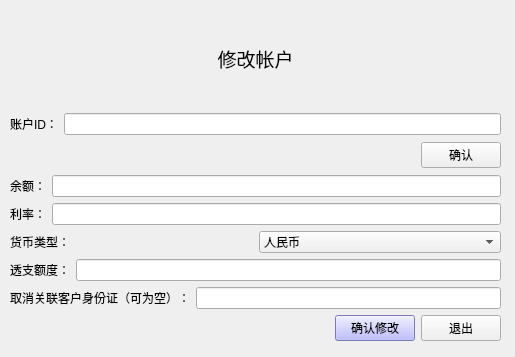
<?xml version="1.0" encoding="UTF-8"?>
<ui version="4.0">
 <class>Form</class>
 <widget class="QWidget" name="Form">
  <property name="geometry">
   <rect>
    <x>0</x>
    <y>0</y>
    <width>515</width>
    <height>357</height>
   </rect>
  </property>
  <property name="windowTitle">
   <string>Form</string>
  </property>
  <widget class="QWidget" name="layoutWidget">
   <property name="geometry">
    <rect>
     <x>10</x>
     <y>10</y>
     <width>491</width>
     <height>331</height>
    </rect>
   </property>
   <layout class="QGridLayout" name="gridLayout">
    <item row="0" column="0" colspan="3">
     <widget class="QLabel" name="label">
      <property name="text">
       <string>&lt;html&gt;&lt;head/&gt;&lt;body&gt;&lt;p align=&quot;center&quot;&gt;&lt;span style=&quot; font-size:14pt;&quot;&gt;修改帐户&lt;/span&gt;&lt;/p&gt;&lt;/body&gt;&lt;/html&gt;</string>
      </property>
     </widget>
    </item>
    <item row="1" column="0" colspan="3">
     <layout class="QHBoxLayout" name="horizontalLayout">
      <item>
       <widget class="QLabel" name="label_2">
        <property name="text">
         <string>账户ID：</string>
        </property>
       </widget>
      </item>
      <item>
       <widget class="QLineEdit" name="lineEdit"/>
      </item>
     </layout>
    </item>
    <item row="2" column="0" colspan="2">
     <spacer name="horizontalSpacer">
      <property name="orientation">
       <enum>Qt::Horizontal</enum>
      </property>
      <property name="sizeHint" stdset="0">
       <size>
        <width>408</width>
        <height>28</height>
       </size>
      </property>
     </spacer>
    </item>
    <item row="2" column="2">
     <widget class="QPushButton" name="pushButton">
      <property name="text">
       <string>确认</string>
      </property>
     </widget>
    </item>
    <item row="3" column="0" colspan="3">
     <layout class="QVBoxLayout" name="verticalLayout">
      <item>
       <layout class="QHBoxLayout" name="horizontalLayout_2">
        <item>
         <widget class="QLabel" name="label_3">
          <property name="text">
           <string>余额：</string>
          </property>
         </widget>
        </item>
        <item>
         <widget class="QLineEdit" name="lineEdit_2"/>
        </item>
       </layout>
      </item>
      <item>
       <layout class="QHBoxLayout" name="horizontalLayout_3">
        <item>
         <widget class="QLabel" name="label_4">
          <property name="text">
           <string>利率：</string>
          </property>
         </widget>
        </item>
        <item>
         <widget class="QLineEdit" name="lineEdit_3"/>
        </item>
       </layout>
      </item>
      <item>
       <layout class="QHBoxLayout" name="horizontalLayout_8">
        <item>
         <widget class="QLabel" name="label_16">
          <property name="text">
           <string>&lt;html&gt;&lt;head/&gt;&lt;body&gt;&lt;p&gt;&lt;span style=&quot; color:#000000;&quot;&gt;货币类型：&lt;/span&gt;&lt;/p&gt;&lt;/body&gt;&lt;/html&gt;</string>
          </property>
         </widget>
        </item>
        <item>
         <widget class="QComboBox" name="comboBox_3">
          <item>
           <property name="text">
            <string>人民币</string>
           </property>
          </item>
          <item>
           <property name="text">
            <string>美元</string>
           </property>
          </item>
          <item>
           <property name="text">
            <string>欧元</string>
           </property>
          </item>
         </widget>
        </item>
       </layout>
      </item>
      <item>
       <layout class="QHBoxLayout" name="horizontalLayout_4">
        <item>
         <widget class="QLabel" name="label_5">
          <property name="text">
           <string>透支额度：</string>
          </property>
         </widget>
        </item>
        <item>
         <widget class="QLineEdit" name="lineEdit_4"/>
        </item>
       </layout>
      </item>
      <item>
       <layout class="QHBoxLayout" name="horizontalLayout_5">
        <item>
         <widget class="QLabel" name="label_6">
          <property name="text">
           <string>取消关联客户身份证（可为空）：</string>
          </property>
         </widget>
        </item>
        <item>
         <widget class="QLineEdit" name="lineEdit_5"/>
        </item>
       </layout>
      </item>
     </layout>
    </item>
    <item row="4" column="0">
     <spacer name="horizontalSpacer_2">
      <property name="orientation">
       <enum>Qt::Horizontal</enum>
      </property>
      <property name="sizeHint" stdset="0">
       <size>
        <width>308</width>
        <height>20</height>
       </size>
      </property>
     </spacer>
    </item>
    <item row="4" column="1" colspan="2">
     <layout class="QHBoxLayout" name="horizontalLayout_6">
      <item>
       <widget class="QPushButton" name="pushButton_2">
        <property name="styleSheet">
         <string notr="true">background-color: rgb(170, 170, 255);
font: 12pt &quot;Agency FB&quot;;</string>
        </property>
        <property name="text">
         <string>确认修改</string>
        </property>
       </widget>
      </item>
      <item>
       <widget class="QPushButton" name="pushButton_3">
        <property name="text">
         <string>退出</string>
        </property>
       </widget>
      </item>
     </layout>
    </item>
   </layout>
  </widget>
 </widget>
 <resources/>
 <connections>
  <connection>
   <sender>pushButton_3</sender>
   <signal>clicked()</signal>
   <receiver>Form</receiver>
   <slot>close()</slot>
   <hints>
    <hint type="sourcelabel">
     <x>471</x>
     <y>322</y>
    </hint>
    <hint type="destinationlabel">
     <x>474</x>
     <y>349</y>
    </hint>
   </hints>
  </connection>
 </connections>
</ui>
